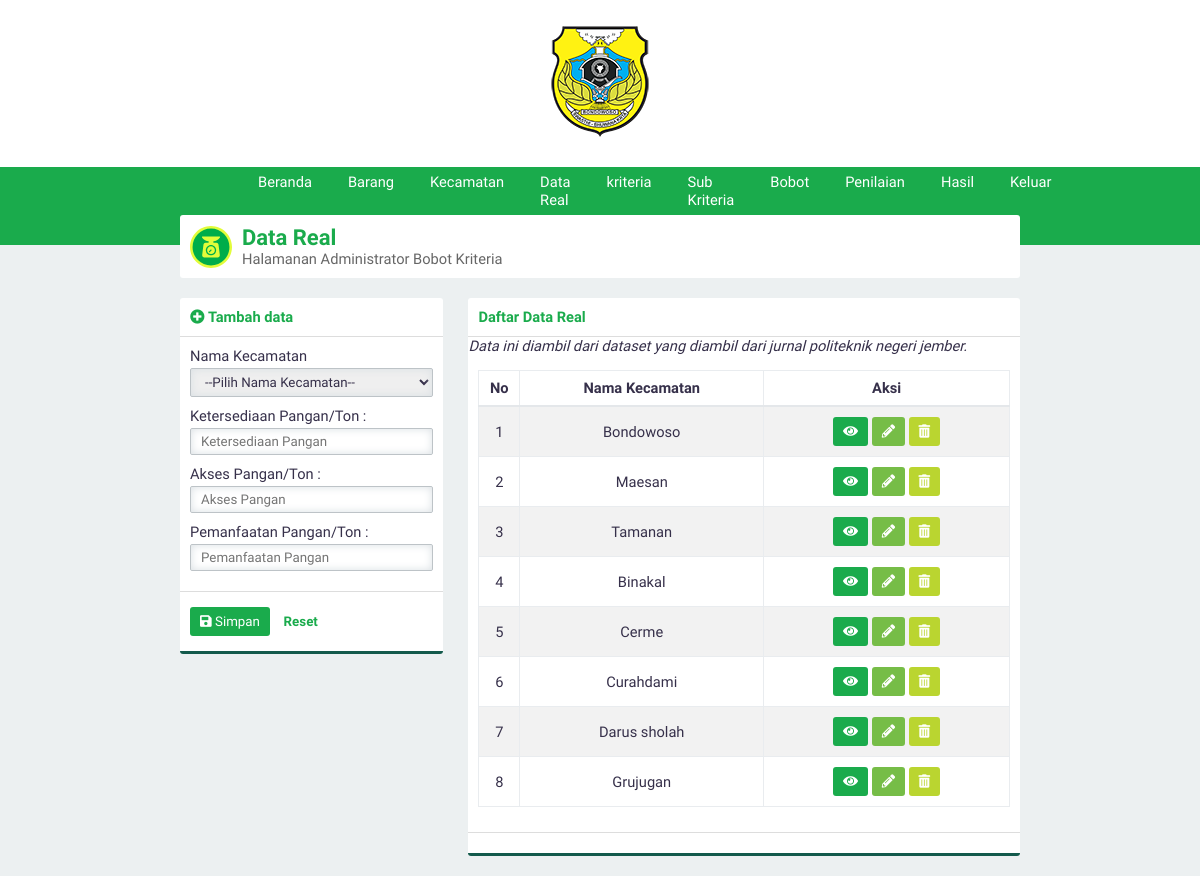
The app's page /?page=datareal (signed in) with its own data.
### tables this page shows
CREATE TABLE `kriteria` (
  `id_kriteria` int(3) NOT NULL,
  `namaKriteria` varchar(30) NOT NULL,
  `sifat` enum('Benefit','Cost') NOT NULL
);

### page/tambahdatareal2.php (the view, shortened to what this page needs)
<div class="panel-top">
    <b class="text-green"><i class="fa fa-plus-circle text-green"></i> Tambah data</b>
</div>
<form id="form" action="./proses/prosestambah.php" method="POST">
    <div class="panel-middle">
        <div class="group-input">
            <label for="supplier">Nama Kecamatan</label>
            <select class="form-custom" required name="supplier" id="supplier">
                <option selected disabled>--Pilih Nama Kecamatan--</option>
            </select>
        </div>
        <?php
        $query = "SELECT * FROM kriteria";
        $execute = $konek->query($query);
        if ($execute->num_rows > 0) {
            while ($data = $execute->fetch_array(MYSQLI_ASSOC)) {
                echo "<div class=\"group-input\">
                        <label for=\"$data[namaKriteria]\">$data[namaKriteria]/Ton :</label>
                        <input type='hidden' value=$data[id_kriteria] name='kriteria[]'>
                            <input class=\"form-custom\" required type=\"Number\" name=\"datareal[]\" id=\"$data[namaKriteria]\" placeholder=\"$data[namaKriteria]\">";
                echo "</input>
                      </div>
                ";
            }
        }
        ?>
    </div>
    <div class="panel-bottom">
        <button type="submit" id="buttonsimpan" class="btn btn-green"><i class="fa fa-save"></i> Simpan</button>
        <button type="reset" id="buttonreset" class="btn btn-second">Reset</button>
    </div>
</form>

### asset/css/style.css (style rules this page uses)
* { padding: 0; margin: 0; font-family: 'Work Sans', sans-serif; color: #36304A; font-weight: 500; letter-spacing: normal; }
b, h1, h2, h3, h4, h5 { padding: 0; font-weight: 600 !important; margin: 0.83em 0em; }
.text-green { color: #1aab4c !important; }
input, select { border: none; width: 100%; }
.form-custom { padding: 5px 10px; border: solid 1px #BDC3C7; -webkit-border-radius: 2px; -moz-border-radius: 2px; border-radius: 2px; box-sizing: border-box; box-shadow: inset 0 0 8px #d9dfe3; margin: 3px 0 10px 0; }
.btn { border: none; -webkit-padding: 7px 10px; -o-padding: 7px 10px; -moz-padding: 7px 10px; padding: 7px 10px; border-radius: 3px; margin: 5px 0px; display: inline-block; cursor: pointer; font-size: 10pt !important; }
.btn i { color: white !important; }
.btn-green { background-color: #1aab4c; color: white !important; }
.btn-second { background-color: transparent; color: #1aab4c; font-weight: 600; }
.panel-top { padding: 10px; box-sizing: padding-box; border-bottom: solid 1px #dddddd; }
.panel-middle { padding: 10px; box-sizing: padding-box; }
.panel-bottom { padding: 10px; border-bottom: solid 3px #135a4c; border-top: solid 1px #dddddd; }
body { background-color: #ECF0F1; display: flex; width: 100vw; height: 100vh; align-items: center; flex-direction: column; overflow-x: hidden; font-size: 11pt; }

### records on screen
kriteria: namaKriteria "Ketersediaan Pangan"
kriteria: namaKriteria "Akses Pangan"
kriteria: namaKriteria "Pemanfaatan Pangan"

### other values on screen
$data[namaSupplier] "Bondowoso"
$data[namaSupplier] "Maesan"
$data[namaSupplier] "Tamanan"
$data[namaSupplier] "Binakal"
$data[namaSupplier] "Cerme"
$data[namaSupplier] "Curahdami"
$data[namaSupplier] "Darus sholah"
$data[namaSupplier] "Grujugan"
